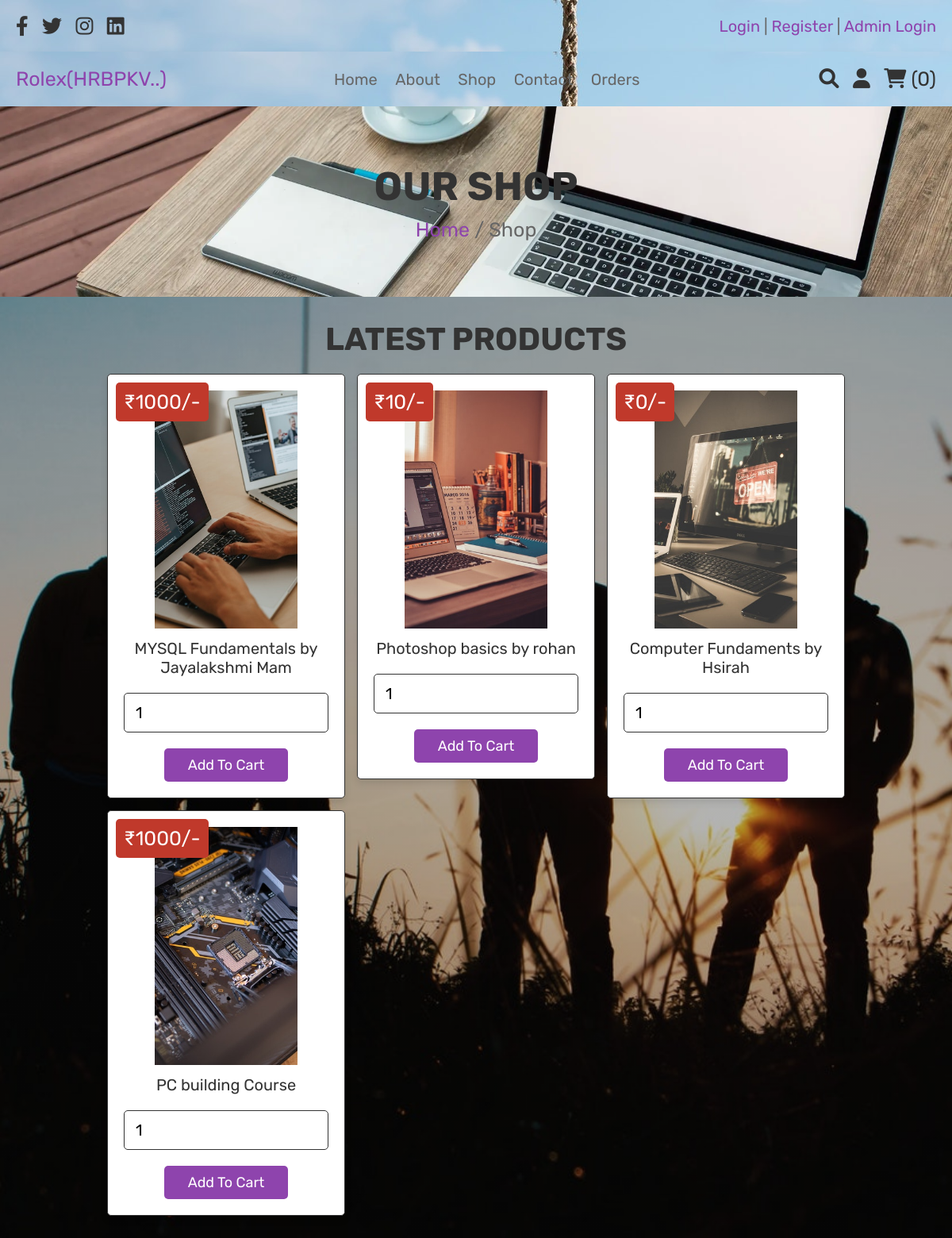
The app's page /shop.php (signed in) with its own data.
### tables this page shows
CREATE TABLE `products` (
  `id` int(100) NOT NULL,
  `name` varchar(100) NOT NULL,
  `price` int(100) NOT NULL,
  `image` varchar(100) NOT NULL
);

### shop.php (the view, shortened to what this page needs)
<?php
include 'config.php';
?>
<!DOCTYPE html>
<html lang="en">
<head>
   <link rel="stylesheet" href="https://cdnjs.cloudflare.com/ajax/libs/font-awesome/6.0.0/css/all.min.css">
   <link rel="stylesheet" href="stylex.css">
</head>
<body>
<?php include 'header.php'; ?>
<div class="heading">
   <h3>Our Shop</h3>
   <p> <a href="home.php">Home</a> / Shop </p>
</div>
<section class="products">
   <h1 class="title">Latest Products</h1>
   <div class="box-container">
      <?php
         $select_products = mysqli_query($conn, "SELECT * FROM `products`") or die('query failed');
         if(mysqli_num_rows($select_products) > 0){
            while($fetch_products = mysqli_fetch_assoc($select_products)){
      ?>
     <form action="" method="post" class="box">
      <img class="image" src="uploads_img/<?php echo $fetch_products['image']; ?>" alt="">
      <div class="name"><?php echo $fetch_products['name']; ?></div>
      <div class="price">₹<?php echo $fetch_products['price']; ?>/-</div>
      <input type="number" min="1" name="product_quantity" value="1" class="qty">
      <input type="submit" value="add to cart" name="add_to_cart" class="btn">
     </form>
      <?php
         }
      }else{
         echo '<p class="empty">No Products Added Yet!</p>';
      }
      ?>
   </div>
</section>
</body>
</html>

### stylex.css (style rules this page uses)
:root { --purple:#8e44ad; --red:#c0392b; --orange:#f39c12; --black:#333; --white:#fff; --light-color:#666; --light-white:#ccc; --light-bg:#f5f5f5; --border:.1rem solid var(--black); --box-shadow:0 .5rem 1rem rgba(0,0,0,.1); }
body { width: 100%; min-height: 100vh; background-image: linear-gradient(rgba(0,0,0,.274), rgba(0, 0, 0, 0.274)), url(../New/xxbg.jpg); background-position: center; background-size: cover; justify-content: center; align-items: center; }
* { font-family: 'Rubik', sans-serif; margin:0; padding:0; box-sizing: border-box; outline: none; border:none; text-decoration: none; transition:all .2s linear; }
html { font-size: 62.5%; overflow-x: hidden; }
section { padding:3rem 2rem; }
.title { text-align: center; margin-bottom: 2rem; text-transform: uppercase; color:var(--black); font-size: 4rem; }
.btn, .option-btn, .delete-btn, .white-btn { display: inline-block; margin-top: 1rem; padding:1rem 3rem; cursor: pointer; color:var(--white); font-size: 1.8rem; border-radius: .5rem; text-transform: capitalize; }
.white-btn, .btn { background-color: var(--purple); }
.heading { min-height: 30vh; display: flex; flex-flow: column; align-items: center; justify-content: center; gap:1rem; background: url(../New/imgs/hh.webp) no-repeat; background-size: cover; background-position: center; text-align: center; }
.heading h3 { font-size: 5rem; color:var(--black); text-transform: uppercase; }
.heading p { font-size: 2.5rem; color:var(--light-color); }
.heading p a { color:var(--purple); }
.products .box-container { max-width: 1200px; margin:0 auto; display: grid; grid-template-columns: repeat(auto-fit, 30rem); align-items: flex-start; gap:1.5rem; justify-content: center; }
.products .box-container .box { border-radius: .5rem; background-color: var(--white); box-shadow: var(--box-shadow); padding:2rem; text-align: center; border:var(--border); position: relative; }
.products .box-container .box .image { height: 30rem; }
.products .box-container .box .name { padding:1rem 0; font-size: 2rem; color:var(--black); }
.products .box-container .box .qty { width: 100%; padding:1.2rem 1.4rem; border-radius: .5rem; border:var(--border); margin:1rem 0; font-size: 2rem; }
.products .box-container .box .price { position: absolute; top:1rem; left:1rem; border-radius: .5rem; padding:1rem; font-size: 2.5rem; color:var(--white); background-color: var(--red); }

### records on screen
products: image (picture), name "MYSQL Fundamentals by Jayalakshmi Mam", price "1000"
products: image (picture), name "Photoshop basics by rohan", price "10"
products: image (picture), name "Computer Fundaments by Hsirah", price "0"
products: image (picture), name "PC building Course", price "1000"

### other values on screen
$cart_rows_number "0"
